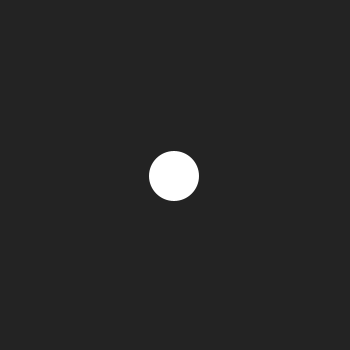
Frame 1 (no input)
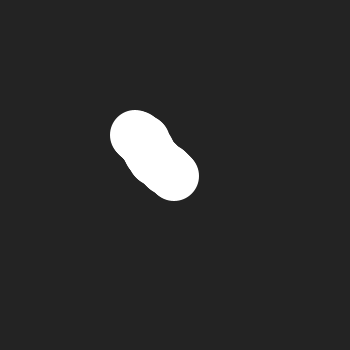
Frame 60 (the mouse pressed at the canvas centre just before this capture)
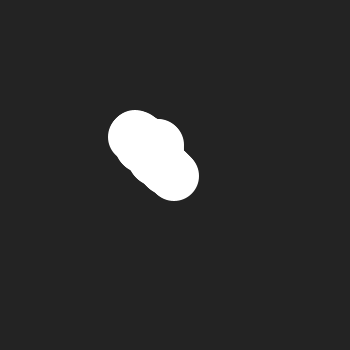
Frame 120 (the mouse held since frame 60 and released just before this capture)

The Processing sketch that drew these frames (run headless with seeded random() and noise(); from frame 60 on, the mouse is pressed at the canvas centre):

// Processing sketch: exercise_3
// ── exercise_3.pde
MouseWalker walker;

void setup() {
  size(350, 350); 
  background(35); 
  walker = new MouseWalker(width / 2, height /2); 
   
}

void draw() {
  walker.step();
  walker.render();
}

// ── MouseWalker.pde
class MouseWalker {
  int x;
  int y;
  
  MouseWalker(int x, int y) {
    this.x = x;
    this.y = y;
  }
  
  private int[] getMouseDirection() {
    int mouseDirectionX = mouseX < (width/2) ? 0 : 1; 
    int mouseDirectionY = mouseY < (height/2) ? 0 : 1;
    
    int direction[] = {mouseDirectionX, mouseDirectionY};
    return direction;
  }
  
  void step() {
    boolean followMouse = ((int)random(2)) == 0;
    int moves[] = {-1, 1};
    
    if(followMouse) {
      int mouseDirection[] = getMouseDirection(); 
      
      this.x += moves[mouseDirection[0]];
      this.y += moves[mouseDirection[1]];
      return;
    }
    
    this.x += moves[(int)random(2)];
    this.y += moves[(int)random(2)];
  }
  
  void render() {
    fill(255);
    noStroke();
    circle(this.x, this.y, 50); 
  }
}
